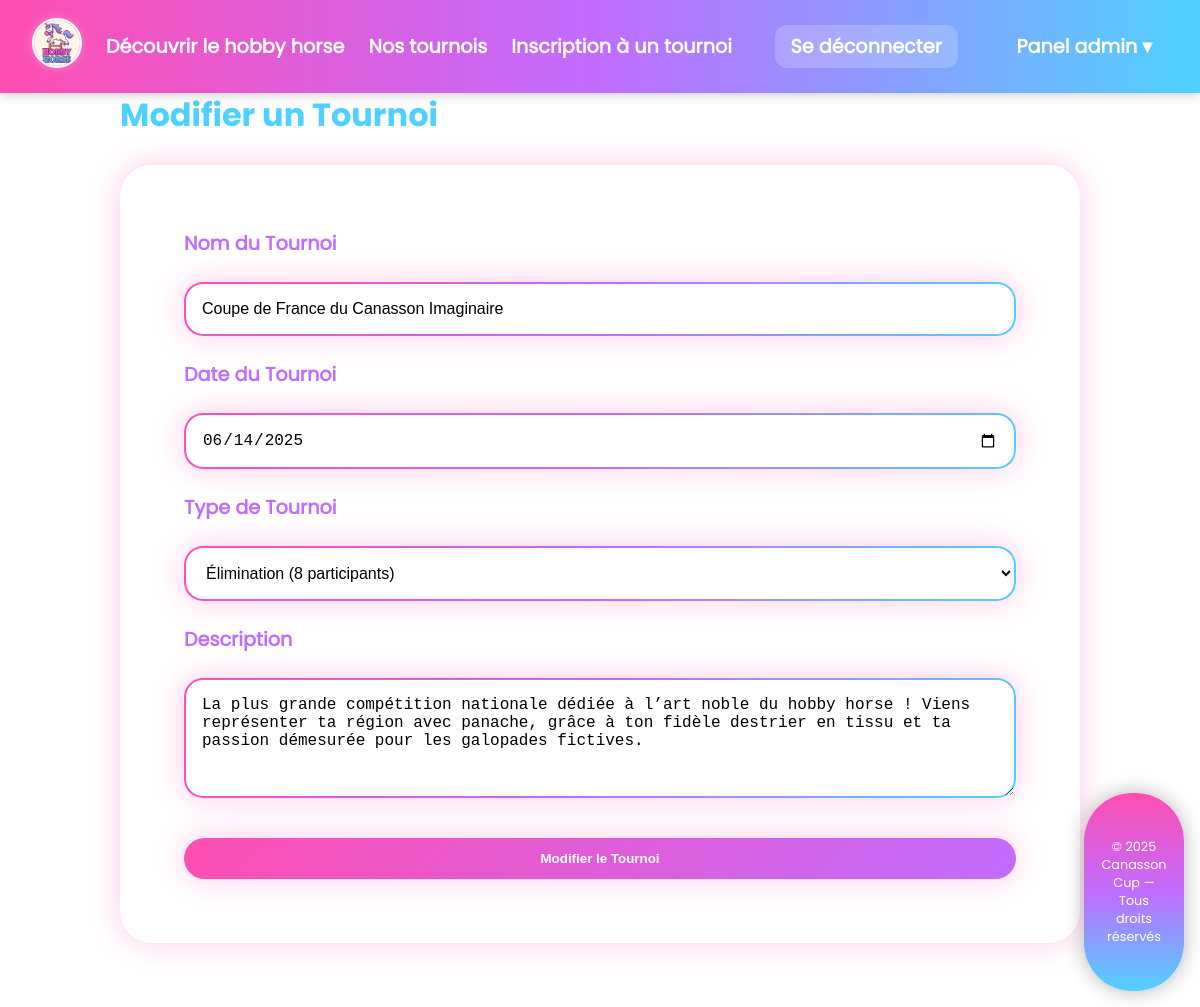
/tournoi-modifier.php?id=2 (signed in), run on the app's committed database.
### tables this page shows
CREATE TABLE `tournois` (
  `id` int NOT NULL,
  `nom` varchar(255) NOT NULL,
  `statut` enum('En cours','Terminé','A venir') NOT NULL,
  `date` date NOT NULL,
  `type` enum('elimination','championnat') NOT NULL DEFAULT 'elimination',
  `description` text NOT NULL
);

### tournoi-modifier.php (the view, shortened to what this page needs)
<?php
include('function.php');
$tournament_id = (int)$_GET['id'];
$request = $bdd->prepare("SELECT nom, date, description, type
                        FROM tournois
                        WHERE id = :id"
                        );
$request->execute(['id' => $tournament_id]);
$tournament = $request->fetch(PDO::FETCH_ASSOC);
?>
<?php
include('head.php');
?>
<body>
    <section class="modifier__wrapper container">
        <?php include('nav.php') ?>
        <h2>Modifier un Tournoi</h2>
        <div class="formulaire">
            <form id="auth" action="tournoi-modifier.php?id=<?php echo $tournament_id; ?>" method="post">
                <label for="nom">Nom du Tournoi</label>
                <input type="text" name="nom" id="nom" value="<?php echo htmlspecialchars($tournament['nom'], ENT_QUOTES, 'UTF-8'); ?>" required>
                <label for="date">Date du Tournoi</label>
                <input type="date" name="date" id="date" value="<?php echo htmlspecialchars($tournament['date'], ENT_QUOTES, 'UTF-8'); ?>" required>
                <label for="type">Type de Tournoi</label>
                <select name="type" id="type" required>
                    <option value="elimination" <?php echo $tournament['type'] === 'elimination' ? 'selected' : ''; ?>>Élimination (8 participants)</option>
                </select>
                <label for="description">Description</label>
                <textarea name="description" id="description" required><?php echo htmlspecialchars($tournament['description'], ENT_QUOTES, 'UTF-8'); ?></textarea>
                <button class="button-form">Modifier le Tournoi</button>
            </form>
        </div>
    </section>
    <?php include('footer.php') ?>
</body>
</html>

### assets/css/style.css (style rules this page uses)
.button-form { margin-top: 1rem; padding: 0.8rem 1.5rem; font-weight: bold; border: none; border-radius: 2rem; background: linear-gradient(135deg, #FF4EB1, #C06CFF); color: white; box-shadow: 0 0 30px rgba(255, 78, 177, 0.3); cursor: pointer; transition: all 0.3s ease; }
#auth { display: flex; flex-direction: column; gap: 1.5rem; padding: 4rem; border-radius: 2rem; background: rgba(255, 255, 255, 0.6); backdrop-filter: blur(10px); box-shadow: 0 0 30px rgba(255, 78, 177, 0.3); margin-bottom: 4rem; }
#auth label { font-weight: bold; color: #C06CFF; }
#auth input[type=text], #auth input[type=password], #auth input[type=date], #auth select, #auth textarea { padding: 1rem; border: 2px solid transparent; border-radius: 1.2rem; font-size: 1rem; background: linear-gradient(white, white) padding-box, linear-gradient(120deg, #FF4EB1, #C06CFF, #4FD1FF) border-box; box-shadow: 0 0 30px rgba(255, 78, 177, 0.3); transition: all 0.3s ease; }
#auth textarea { min-height: 120px; }
* { box-sizing: border-box; }
body { font-family: "Poppins"; font-size: 1.2rem; margin: 0; padding-top: 4rem; background-image: url(../../assets/img/bg-pink.jpg); }
section { margin-bottom: 3rem; }
h2 { font-family: "PoppinsBold"; font-size: 2rem; color: #4FD1FF; }
.container { width: 80%; margin: 0 auto; }

### data on the page
tournois: nom "Coupe de France du Canasson Imaginaire", date "06/14/2025", type "Élimination (8 participants)", description "La plus grande compétition nationale dédiée à l’art noble du hobby horse ! Viens représenter ta région avec panache, grâce à ton fidèle destrier en tissu et ta passion démesurée pour les galopades fictives."
